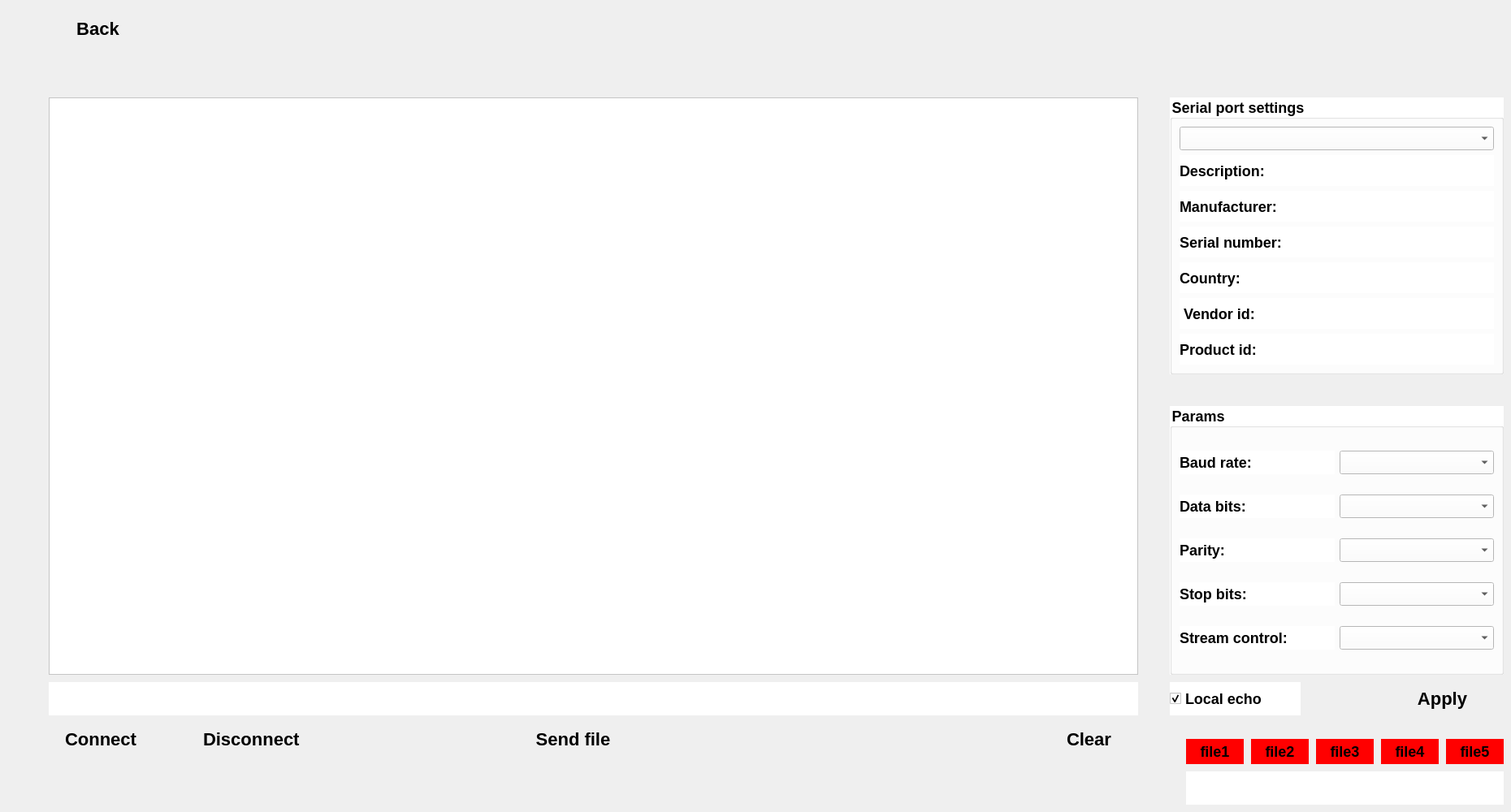
   <widget class="QWidget" name="terminalPage">
    <widget class="QPushButton" name="menuTerminalRegime">
     <property name="geometry">
      <rect>
       <x>10</x>
       <y>10</y>
       <width>221</width>
       <height>51</height>
      </rect>
     </property>
     <property name="cursor">
      <cursorShape>PointingHandCursor</cursorShape>
     </property>
     <property name="styleSheet">
      <string notr="true">

#menuTerminalRegime{
background-color: transparent; 
border:none;
color :black; 
font-size: 22px;
font:bold;
}

#menuTerminalRegime:hover {
 background-color:black; 
color:white;
}
#menuTerminalRegime:pressed {
 background-color:grey; 
color: white;
}</string>
     </property>
     <property name="text">
      <string>Back</string>
     </property>
    </widget>
    <widget class="QGroupBox" name="selectBox">
     <property name="geometry">
      <rect>
       <x>1440</x>
       <y>120</y>
       <width>411</width>
       <height>341</height>
      </rect>
     </property>
     <property name="styleSheet">
      <string notr="true">background-color:white;
color :black;
font-size: 18px;
font:bold</string>
     </property>
     <property name="title">
      <string>Serial port settings</string>
     </property>
     <layout class="QGridLayout" name="gridLayout">
      <item row="0" column="0">
       <widget class="QComboBox" name="serialPortInfoListBox"/>
      </item>
      <item row="1" column="0">
       <widget class="QLabel" name="descriptionLabel">
        <property name="text">
         <string>Description:</string>
        </property>
       </widget>
      </item>
      <item row="2" column="0">
       <widget class="QLabel" name="manufacturerLabel">
        <property name="text">
         <string>Manufacturer:</string>
        </property>
       </widget>
      </item>
      <item row="3" column="0">
       <widget class="QLabel" name="serialNumberLabel">
        <property name="text">
         <string>Serial number:</string>
        </property>
       </widget>
      </item>
      <item row="4" column="0">
       <widget class="QLabel" name="locationLabel">
        <property name="text">
         <string>Country:</string>
        </property>
       </widget>
      </item>
      <item row="5" column="0">
       <widget class="QLabel" name="vidLabel">
        <property name="text">
         <string> Vendor id:</string>
        </property>
       </widget>
      </item>
      <item row="6" column="0">
       <widget class="QLabel" name="pidLabel">
        <property name="text">
         <string>Product id:</string>
        </property>
       </widget>
      </item>
     </layout>
    </widget>
    <widget class="QGroupBox" name="parametersBox">
     <property name="geometry">
      <rect>
       <x>1440</x>
       <y>500</y>
       <width>411</width>
       <height>331</height>
      </rect>
     </property>
     <property name="styleSheet">
      <string notr="true">background-color:white;
color :black;
font-size: 18px;
font:bold</string>
     </property>
     <property name="title">
      <string>Params</string>
     </property>
     <layout class="QGridLayout" name="gridLayout_2">
      <item row="0" column="0">
       <widget class="QLabel" name="baudRateLabel">
        <property name="text">
         <string>Baud rate:</string>
        </property>
       </widget>
      </item>
      <item row="0" column="1">
       <widget class="QComboBox" name="baudRateBox"/>
      </item>
      <item row="1" column="0">
       <widget class="QLabel" name="dataBitsLabel">
        <property name="text">
         <string>Data bits:</string>
        </property>
       </widget>
      </item>
      <item row="1" column="1">
       <widget class="QComboBox" name="dataBitsBox"/>
      </item>
      <item row="3" column="1">
       <widget class="QComboBox" name="stopBitsBox"/>
      </item>
      <item row="2" column="1">
       <widget class="QComboBox" name="parityBox"/>
      </item>
      <item row="3" column="0">
       <widget class="QLabel" name="stopBitsLabel">
        <property name="text">
         <string>Stop bits:</string>
        </property>
       </widget>
      </item>
      <item row="4" column="1">
       <widget class="QComboBox" name="flowControlBox"/>
      </item>
      <item row="4" column="0">
       <widget class="QLabel" name="flowControlLabel">
        <property name="text">
         <string>Stream control:</string>
        </property>
       </widget>
      </item>
      <item row="2" column="0">
       <widget class="QLabel" name="parityLabel">
        <property name="text">
         <string>Parity:</string>
        </property>
       </widget>
      </item>
     </layout>
    </widget>
    <widget class="QPushButton" name="applyButton">
     <property name="geometry">
      <rect>
       <x>1700</x>
       <y>840</y>
       <width>151</width>
       <height>41</height>
      </rect>
     </property>
     <property name="styleSheet">
      <string notr="true">

#applyButton{
background-color: transparent; 
border:none;
color :black; 
font-size: 22px;
font:bold;
}

#applyButton:hover {
 background-color:black; 
color:white;
}
#applyButton:pressed {
 background-color:grey; 
color: white;
}</string>
     </property>
     <property name="text">
      <string>Apply</string>
     </property>
    </widget>
    <widget class="QCheckBox" name="localEchoCheckBox">
     <property name="geometry">
      <rect>
       <x>1440</x>
       <y>840</y>
       <width>161</width>
       <height>41</height>
      </rect>
     </property>
     <property name="styleSheet">
      <string notr="true">background-color:white;
color :black;
font-size: 18px;
font:bold</string>
     </property>
     <property name="text">
      <string>Local echo</string>
     </property>
     <property name="checked">
      <bool>true</bool>
     </property>
    </widget>
    <widget class="QRadioButton" name="actionConnect">
     <property name="geometry">
      <rect>
       <x>60</x>
       <y>890</y>
       <width>171</width>
       <height>41</height>
      </rect>
     </property>
     <property name="styleSheet">
      <string notr="true">
#actionConnect:indicator{
background-color:transparent}



#actionConnect{
background-color: transparent; 
border:none;
color :black; 
font-size: 22px;
font:bold;
}

#actionConnect:hover {
 background-color:black; 
color:white;
}
#actionConnect:pressed {
 background-color:grey; 
color: white;
}</string>
     </property>
     <property name="text">
      <string>Connect</string>
     </property>
    </widget>
    <widget class="QRadioButton" name="actionDisconnect">
     <property name="geometry">
      <rect>
       <x>230</x>
       <y>890</y>
       <width>181</width>
       <height>41</height>
      </rect>
     </property>
     <property name="styleSheet">
      <string notr="true">
#actionDisconnect:indicator{
background-color:transparent}


#actionDisconnect{
background-color: transparent; 
border:none;
color :black; 
font-size: 22px;
font:bold;
}

#actionDisconnect:hover {
 background-color:black; 
color:white;
}
#actionDisconnect:pressed {
 background-color:grey; 
color: white;
}</string>
     </property>
     <property name="text">
      <string>Disconnect</string>
     </property>
    </widget>
    <widget class="QPushButton" name="actionClear">
     <property name="geometry">
      <rect>
       <x>1280</x>
       <y>890</y>
       <width>121</width>
       <height>41</height>
      </rect>
     </property>
     <property name="styleSheet">
      <string notr="true">

#actionClear{
background-color: transparent; 
border:none;
color :black; 
font-size: 22px;
font:bold;
}

#actionClear:hover {
 background-color:black; 
color:white;
}
#actionClear:pressed {
 background-color:grey; 
color: white;
}</string>
     </property>
     <property name="text">
      <string>Clear</string>
     </property>
    </widget>
    <widget class="QLabel" name="statusBar">
     <property name="geometry">
      <rect>
       <x>60</x>
       <y>840</y>
       <width>1341</width>
       <height>41</height>
      </rect>
     </property>
     <property name="styleSheet">
      <string notr="true">background-color:white;
color :black;
font-size: 18px;
font:bold</string>
     </property>
     <property name="text">
      <string/>
     </property>
    </widget>
    <widget class="QScrollArea" name="scrollArea_2">
     <property name="geometry">
      <rect>
       <x>60</x>
       <y>120</y>
       <width>1341</width>
       <height>711</height>
      </rect>
     </property>
     <property name="styleSheet">
      <string notr="true">background-color:white;
color :black;
font-size: 18px;
font:bold;</string>
     </property>
     <property name="widgetResizable">
      <bool>true</bool>
     </property>
     <widget class="QWidget" name="scrollAreaWidgetContents_12">
      <property name="geometry">
       <rect>
        <x>0</x>
        <y>0</y>
        <width>1339</width>
        <height>709</height>
       </rect>
      </property>
     </widget>
    </widget>
    <widget class="QPushButton" name="fileSent">
     <property name="geometry">
      <rect>
       <x>600</x>
       <y>890</y>
       <width>211</width>
       <height>41</height>
      </rect>
     </property>
     <property name="styleSheet">
      <string notr="true">
#fileSent{
background-color: transparent; 
border:none;
color :black; 
font-size: 22px;
font:bold;
}

#fileSent:hover {
 background-color:black; 
color:white;
}
#fileSent:pressed {
 background-color:grey; 
color: white;
}</string>
     </property>
     <property name="text">
      <string>Send file</string>
     </property>
    </widget>
    <widget class="QPushButton" name="blaFileButton">
     <property name="enabled">
      <bool>false</bool>
     </property>
     <property name="geometry">
      <rect>
       <x>1460</x>
       <y>910</y>
       <width>71</width>
       <height>31</height>
      </rect>
     </property>
     <property name="cursor">
      <cursorShape>ForbiddenCursor</cursorShape>
     </property>
     <property name="styleSheet">
      <string notr="true">
#blaFileButton{
background-color: red; 
border:none;
color :black; 
font-size: 18px;
font:bold;
}

#blaFileButton:checked {
 background-color:green; 
color: black;
}</string>
     </property>
     <property name="text">
      <string>file1</string>
     </property>
     <property name="checkable">
      <bool>true</bool>
     </property>
    </widget>
    <widget class="QPushButton" name="meteoFileButton">
     <property name="enabled">
      <bool>false</bool>
     </property>
     <property name="geometry">
      <rect>
       <x>1540</x>
       <y>910</y>
       <width>71</width>
       <height>31</height>
      </rect>
     </property>
     <property name="cursor">
      <cursorShape>ForbiddenCursor</cursorShape>
     </property>
     <property name="styleSheet">
      <string notr="true">
#meteoFileButton{
background-color: red; 
border:none;
color :black; 
font-size: 18px;
font:bold;
}

#meteoFileButton:checked {
 background-color:green; 
color: black;
}</string>
     </property>
     <property name="text">
      <string>file2</string>
     </property>
     <property name="checkable">
      <bool>true</bool>
     </property>
    </widget>
    <widget class="QPushButton" name="ntiFileButton">
     <property name="enabled">
      <bool>false</bool>
     </property>
     <property name="geometry">
      <rect>
       <x>1620</x>
       <y>910</y>
       <width>71</width>
       <height>31</height>
      </rect>
     </property>
     <property name="cursor">
      <cursorShape>ForbiddenCursor</cursorShape>
     </property>
     <property name="styleSheet">
      <string notr="true">
#ntiFileButton{
background-color: red; 
border:none;
color :black; 
font-size: 18px;
font:bold;
}

#ntiFileButton:checked {
 background-color:green; 
color: black;
}</string>
     </property>
     <property name="text">
      <string>file3</string>
     </property>
     <property name="checkable">
      <bool>true</bool>
     </property>
    </widget>
    <widget class="QPushButton" name="piFileButton">
     <property name="enabled">
      <bool>false</bool>
     </property>
     <property name="geometry">
      <rect>
       <x>1700</x>
       <y>910</y>
       <width>71</width>
       <height>31</height>
      </rect>
     </property>
     <property name="cursor">
      <cursorShape>ForbiddenCursor</cursorShape>
     </property>
     <property name="styleSheet">
      <string notr="true">
#piFileButton{
background-color: red; 
border:none;
color :black; 
font-size: 18px;
font:bold;
}

#piFileButton:checked {
 background-color:green; 
color: black;
}</string>
     </property>
     <property name="text">
      <string>file4</string>
     </property>
     <property name="checkable">
      <bool>true</bool>
     </property>
    </widget>
    <widget class="QPushButton" name="psvFileButton">
     <property name="enabled">
      <bool>false</bool>
     </property>
     <property name="geometry">
      <rect>
       <x>1780</x>
       <y>910</y>
       <width>71</width>
       <height>31</height>
      </rect>
     </property>
     <property name="cursor">
      <cursorShape>ArrowCursor</cursorShape>
     </property>
     <property name="styleSheet">
      <string notr="true">
#psvFileButton{
background-color: red; 
border:none;
color :black; 
font-size: 18px;
font:bold;
}

#psvFileButton:checked {
 background-color:green; 
color: black;
}</string>
     </property>
     <property name="text">
      <string>file5</string>
     </property>
     <property name="checkable">
      <bool>true</bool>
     </property>
     <property name="checked">
      <bool>false</bool>
     </property>
    </widget>
    <widget class="QPushButton" name="allFilesButton">
     <property name="enabled">
      <bool>false</bool>
     </property>
     <property name="geometry">
      <rect>
       <x>1460</x>
       <y>950</y>
       <width>391</width>
       <height>41</height>
      </rect>
     </property>
     <property name="styleSheet">
      <string notr="true">
#allFilesButton{
background-color: white; 
border:none;
color :white; 
font-size: 18px;
font:bold;
}

#allFilesButton:checked {
 background-color:green; 
color: black;
}</string>
     </property>
     <property name="text">
      <string>Все файлы были переданы</string>
     </property>
     <property name="checkable">
      <bool>true</bool>
     </property>
     <property name="checked">
      <bool>false</bool>
     </property>
    </widget>
   </widget>
